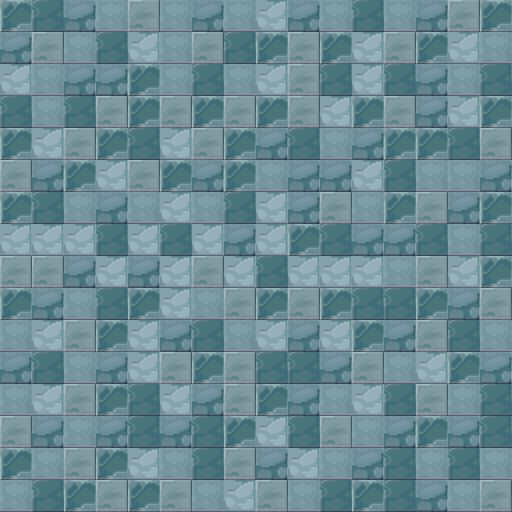

Rendered tile map (Tiled .tmx) drawn with the repository's tilesets; below, a short description and the full map source, tile grids included:
An orthogonal 16x16 tile map with 32x32 px tiles, 2 tile layers (Floor1, Floor2).

<map version="1.0" tiledversion="1.0.1" orientation="orthogonal" renderorder="right-down" width="16" height="16" tilewidth="32" tileheight="32" nextobjectid="1">
 <tileset firstgid="1" name="brick" tilewidth="32" tileheight="32" tilecount="294" columns="21">
  <image source="brick.png" width="672" height="448" />
 </tileset>
 <layer name="Floor1" width="16" height="16">
  <data encoding="csv">
23,27,25,22,27,25,27,23,27,23,25,27,25,24,23,27,
27,22,26,24,24,26,22,25,22,26,26,24,23,23,27,22,
25,24,26,23,22,25,24,23,24,25,22,22,27,26,24,27,
27,22,25,27,25,24,23,22,26,23,26,22,25,23,27,23,
23,25,26,23,26,22,26,26,25,26,24,24,25,26,23,27,
27,24,26,27,24,26,24,22,23,22,27,23,26,22,27,22,
25,24,25,23,25,23,25,26,25,26,24,25,24,25,26,25,
22,23,24,25,22,26,24,22,23,27,23,27,23,27,23,27,
24,26,22,25,27,24,23,22,27,24,27,22,26,23,27,24,
27,22,25,25,22,26,25,24,23,24,22,25,24,26,25,23,
23,26,26,23,27,24,22,27,27,25,27,23,25,26,22,25,
27,25,22,24,25,26,26,24,22,24,27,24,26,22,26,27,
23,26,24,26,22,24,23,24,25,27,22,27,23,23,24,25,
27,25,26,22,25,27,22,27,23,25,24,22,26,25,22,27,
23,22,24,23,24,23,26,25,23,22,27,24,23,26,26,25,
27,24,27,22,24,26,22,27,23,27,23,27,26,22,26,24
</data>
 </layer>
 <layer name="Floor2" width="16" height="16">
  <data encoding="csv">
24,22,23,25,27,25,23,25,26,23,25,22,25,23,27,24,
23,27,25,22,26,25,27,22,24,27,24,26,27,24,26,25,
26,25,23,23,24,25,22,25,26,27,22,26,22,23,25,22,
22,25,22,27,24,27,24,27,24,27,26,24,27,23,26,24,
24,26,27,24,22,26,27,24,23,22,25,23,24,24,22,27,
27,23,24,26,27,24,23,24,25,23,23,26,22,25,25,23,
24,22,25,23,25,26,25,22,26,23,27,25,24,27,23,24,
26,26,26,22,26,22,26,23,26,24,22,23,23,22,25,22,
27,27,23,26,23,26,27,26,22,26,26,26,25,27,26,24,
24,23,25,22,24,26,25,27,24,27,24,22,22,24,23,27,
25,26,27,24,26,23,22,25,26,23,26,24,23,27,22,25,
23,22,25,23,26,27,24,27,22,22,23,27,25,26,24,23,
25,26,27,24,22,26,23,27,24,23,25,26,22,27,25,22,
27,23,25,23,22,23,22,24,26,22,27,25,23,24,23,22,
24,25,27,24,26,25,22,27,23,26,25,23,22,25,22,25,
25,22,24,27,24,27,25,26,27,25,22,24,22,23,25,27
</data>
 </layer>
</map>
